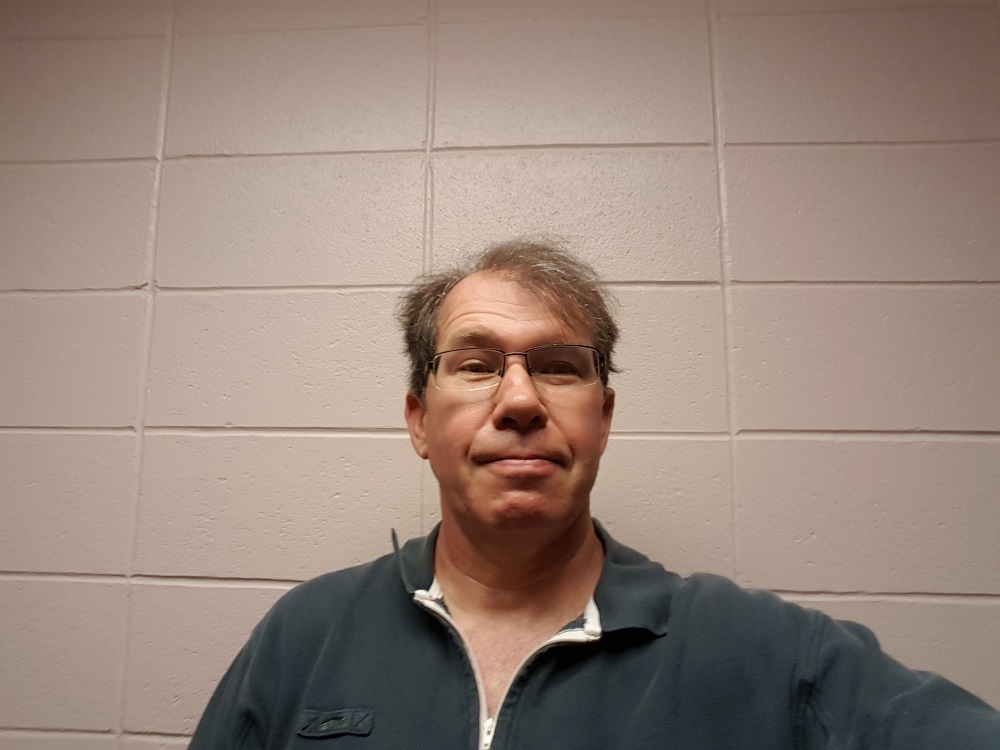
#> input picture In Class/selfie.jpg, 1000 x 750 px
$ python SelfieManip04.py
#> lines starting #> are read from the running program, lines starting #| are printed output that depends on the picture
#!/usr/bin/env python

import cv2
import numpy as np


filename = 'selfie.jpg'
def main():
    image = cv2.imread(filename)
#> image is the input picture: shape (750, 1000, 3); mean B, G, R 122.2, 132.6, 150.7
    rows=image.shape[0]
#> rows = 750
    cols=image.shape[1]
#> cols = 1000

    #array=image.copy()
    for y in range(cols):
        for x in range(int(200+200*np.sin(y/200.0)),int(300+200*np.sin(y/200.0))):
            image[x,y]=np.clip(image[x,y]+[-20,-20,20], 0, 255)
        for x in range(int(300+200*np.sin(y/200.0)),int(400+200*np.sin(y/200.0))):
            image[x,y]=np.clip(image[x,y]+[30,30,30], 0, 255)
        for x in range(int(400+200*np.sin(y/200.0)),int(500+200*np.sin(y/200.0))):
            image[x,y]=np.clip(image[x,y]+[20,-20,-20], 0, 255)
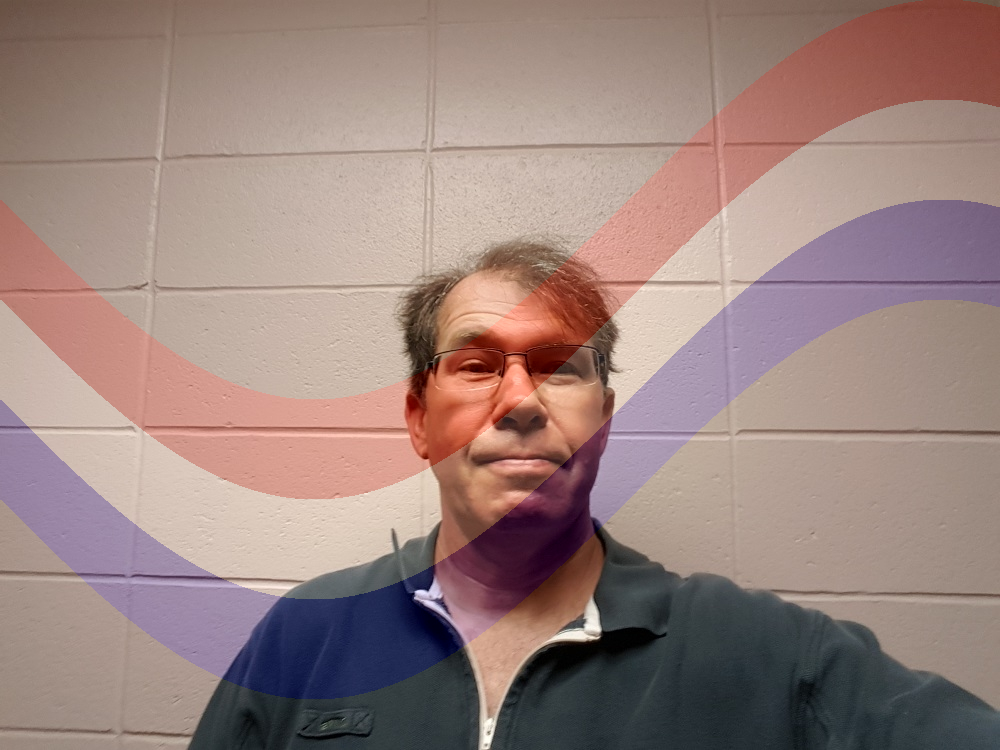
#> image: shape (750, 1000, 3); mean B, G, R 126.2, 131.3, 154.7
    cv2.namedWindow('Selfie Mod', cv2.WINDOW_NORMAL)
    cv2.imshow('Selfie Mod',image)
    cv2.waitKey(0)
    cv2.destroyAllWindows()
    cv2.imwrite('patrioticselfie.jpg',image)

if __name__ == '__main__':
    main()

$ run again, with In Class/EdBuilding01.jpg copied over In Class/selfie.jpg
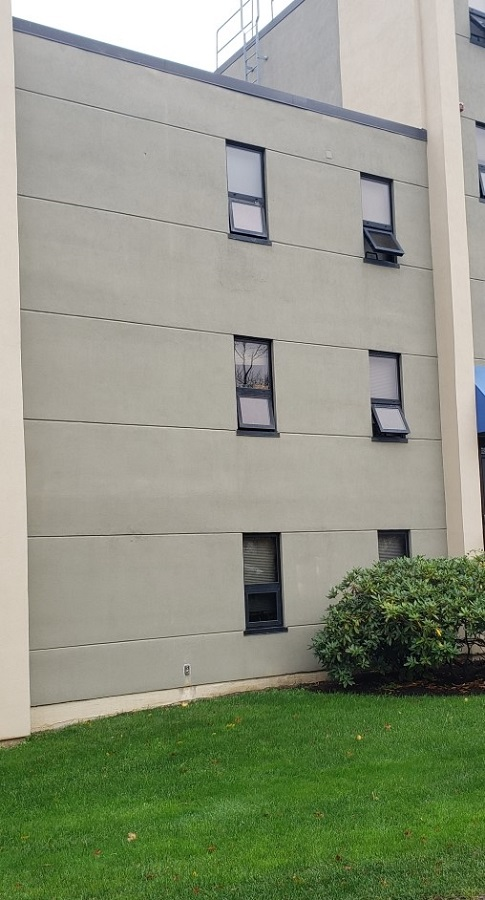
#> input picture In Class/EdBuilding01.jpg, 485 x 900 px
#> in main, image is the input picture: shape (900, 485, 3); mean B, G, R 128.6, 149.4, 142.6
#> after the loop in main, `for y in range(cols):`:
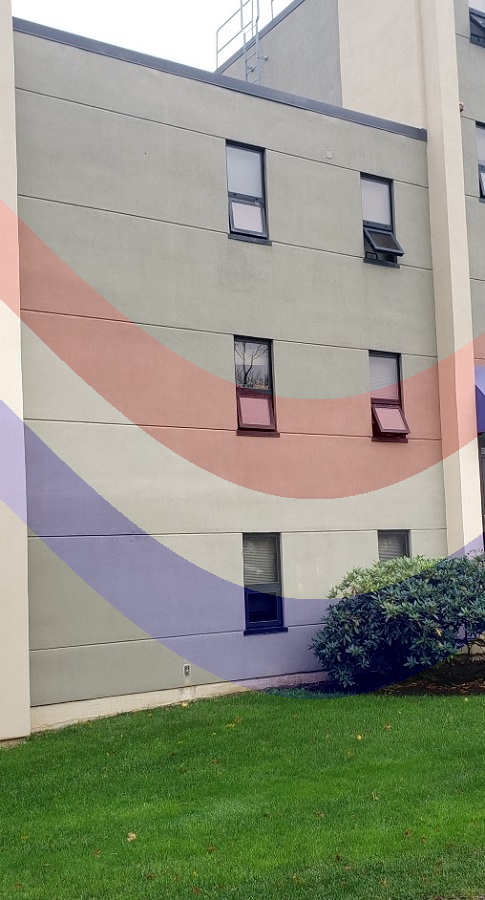
#> image: shape (900, 485, 3); mean B, G, R 131.9, 148.3, 146
